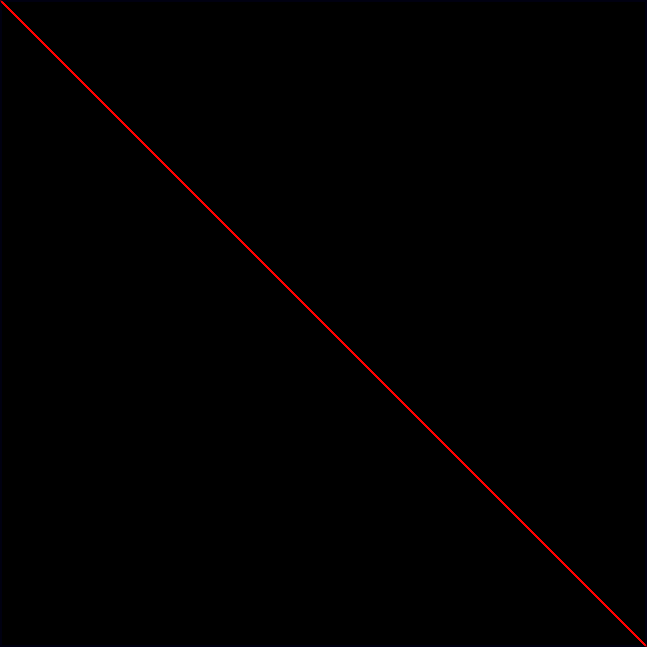
#> input picture CompGenInstructions/step01.png, 647 x 647 px
$ python overlayInstruction.py
#> lines starting #> are read from the running program, lines starting #| are printed output that depends on the picture; after the words box and inside, x2 and y2 are one past the last pixel; in counts of white or black regions, pixels touching at a corner belong together
### InstructionPaper.py
import cv2
import os
import re
import numpy as np


class Instruction(object):
    def __init__(self, stepDir):
        '''Initialize with a path to the directory containg the images
        named step%d.(png|jpg).
        Each image has edges drawn in black (#000000), with the new
        fold in red (#ff0000)

        Fields:
        currentStep: The current step in the instructions, an Int
        steps: A list of images as described above.
        '''

        self.currentStep = 0

        self.running = True
        files = sorted(os.listdir(stepDir))
        stepRegxp = re.compile('step[0-9]+\.png')
        stepFiles = list(filter(None, [stepRegxp.match(img) for img in files]))
        stepFiles = [match.group() for match in stepFiles]
        self.steps = [self.alphaToWhite(cv2.imread(stepDir + '/' + filepath, -1))
                      for filepath in stepFiles]

    def nextStep(self):
        '''Proceed to next step unless all steps are exhausted'''
        if self.currentStep < len(self.steps) - 1:
            self.currentStep += 1
        else:
            self.running = False

    def prevStep(self):
        '''Proceed to next step unless all steps are exhausted'''
        self.currentStep -= 1 if self.currentStep > 0 else 0

    def alphaToWhite(self, instruction):
        alpha = instruction[:, :, -1]
        mask = np.int8((alpha == 0) * 255)
        color = instruction[:, :, :-1]
        whiteBack = cv2.bitwise_not(color, np.array(color), mask=mask)

        # Color representation of instruction
        return whiteBack

### overlayInstruction.py
#!/usr/bin/env python
# @author: Kawin Nikomborirak
# @date: 2018-04-22

import numpy as np
import cv2
from InstructionPaper import Instruction


def overlayInstruction(real, instruction):
    '''Overlay the instructions onto real camera input'''
    gray = cv2.cvtColor(instruction, cv2.COLOR_BGR2GRAY)
    outline = np.uint8(gray > 8) * 255
    verts = cv2.goodFeaturesToTrack(outline, 100, 0.5, 10)[:, 0]
    area = computeArea(verts)
    realGray = cv2.cvtColor(real, cv2.COLOR_BGR2GRAY)
    th = cv2.threshold(realGray, 128, 255, cv2.THRESH_BINARY)[1]
    realVerts = cv2.goodFeaturesToTrack(th, 100, .4, 10)[:, -1]
    realArea = computeArea(realVerts)
    scale = np.sqrt(realArea / area)
    resized = resizeInstruction(instruction, scale)

    # Get centroid to find point to overlay
    realCentroid = realVerts.mean(0)
    centroid = verts.mean(0) * scale
    shift = np.int0(realCentroid - centroid)
    shiftNonNegative = shift.copy()
    shiftNonNegative[shiftNonNegative < 0] = 0

    # resize image and pad/trim to match real image
    topPad = shift[1]
    bottomPad = real.shape[0] - resized.shape[0] - topPad
    leftPad = shift[0]
    rightPad = real.shape[1] - resized.shape[1] - leftPad
    padding = np.reshape(
        [topPad, bottomPad, leftPad, rightPad, 0, 0], (-1, 2))
    nonNegPadding = padding.copy()
    nonNegPadding[nonNegPadding < 0] = 0
    padded = np.pad(resized, nonNegPadding,
                    'constant', constant_values=255)
    trim = padding.copy()[:-1]
    trim[trim > 0] = 0
    trim[:, 0] = -trim[:, 0]
    bottomTrim = trim[0, 1]

    # if the trim on the side is zero, do not cut from the beginning
    rightTrim = trim[1, 1]
    bottomTrim = bottomTrim if bottomTrim < 0 \
        else padded.shape[0]
    rightTrim = rightTrim if rightTrim < 0 \
        else padded.shape[1]
    trimmed = padded[trim[0, 0]:bottomTrim, trim[1, 0]:rightTrim]

    # add instruction on top of real
    gray = cv2.cvtColor(trimmed, cv2.COLOR_BGR2GRAY)
    mask = cv2.threshold(gray, 128, 255, cv2.THRESH_BINARY)[1]
    invMask = np.bitwise_not(mask)
    fg = cv2.bitwise_and(trimmed, trimmed, mask=invMask)
    bg = cv2.bitwise_and(real, real, mask=mask)
    return cv2.add(bg, fg)


def sortVerts(verts):
    centroid = verts.mean(0)
    d = verts - centroid
    an = (np.arctan2(d[:, 0], d[:, 1]) + 2 * np.pi) % (2 * np.pi)
    cornersWithAn = np.hstack((verts, an.reshape(-1, 1))).tolist()
    cornersWithAn.sort(key=lambda p: p[-1])
    return np.array(cornersWithAn)[:, :-1]


def computeArea(verts):
    verts = sortVerts(verts)
    rolled = np.roll(verts, -1, 0)
    shoelace = verts[:, 0] * rolled[:, 1]\
        - verts[:, 1] * rolled[:, 0]
    return np.abs(shoelace.sum()) / 2


def resizeInstruction(instruction, scale):
    dim = np.int0(scale * np.float64(instruction.shape))[:-1]
    return cv2.resize(instruction, (dim[1], dim[0]))


def overlayVideo(cap, directory):
    x = Instruction(directory)
#> in alphaToWhite, `mask = np.int8((alpha == 0) * 255)`:
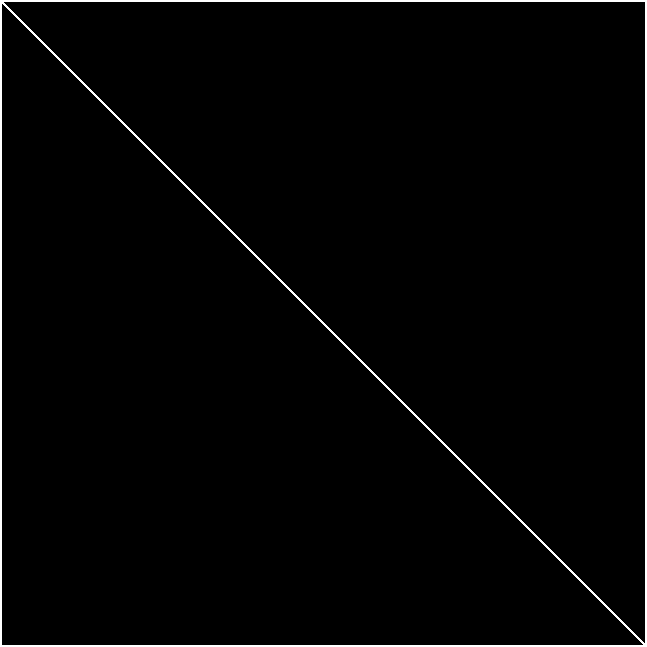
#> mask: shape (647, 647) int8; values -1 (black) and 0 (white), 1.7% white; 1 white region, box (x1, y1, x2, y2) and area: (0, 0, 647, 647) 7087
#> in alphaToWhite, `whiteBack = cv2.bitwise_not(color, np.array(color), mask=mask)`:
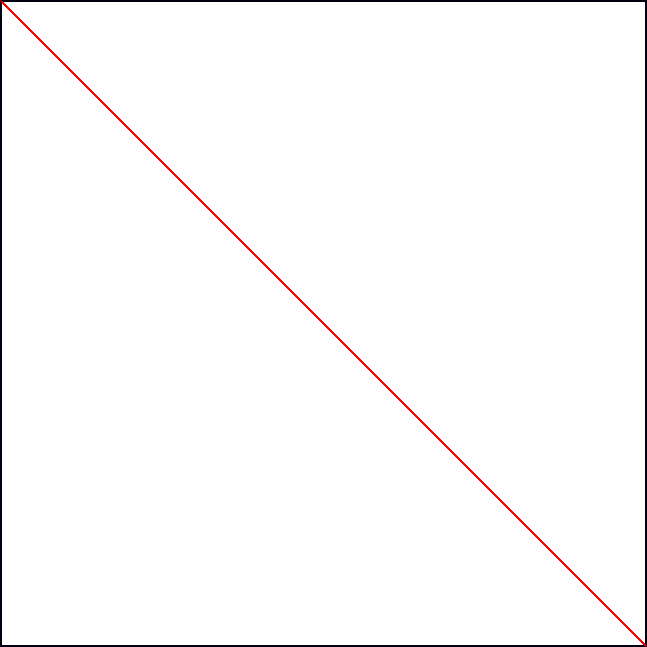
#> whiteBack: shape (647, 647, 3); mean B, G, R 250.9, 250.7, 251.9
#> in __init__, `self.steps = [self.alphaToWhite(cv2.imread(stepDir + '/' + filepath, -..`: self.steps = 1 item
    while x.running:
        ret, frame = cap.read()
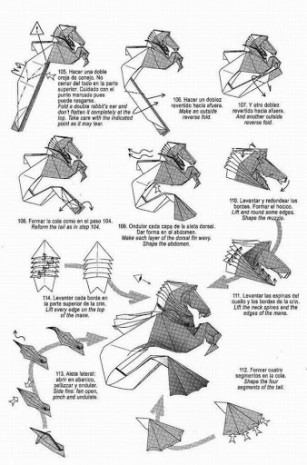
#> input picture PaperPics/Complicated.jpg, 307 x 465 px, given in place of the camera
#> frame is the input picture: shape (465, 307, 3); min 10, max 255, mean 224.2
        instruction = x.steps[x.currentStep]
        cv2.imshow("test", overlayInstruction(frame, instruction))
#> in overlayInstruction, `outline = np.uint8(gray > 8) * 255`:
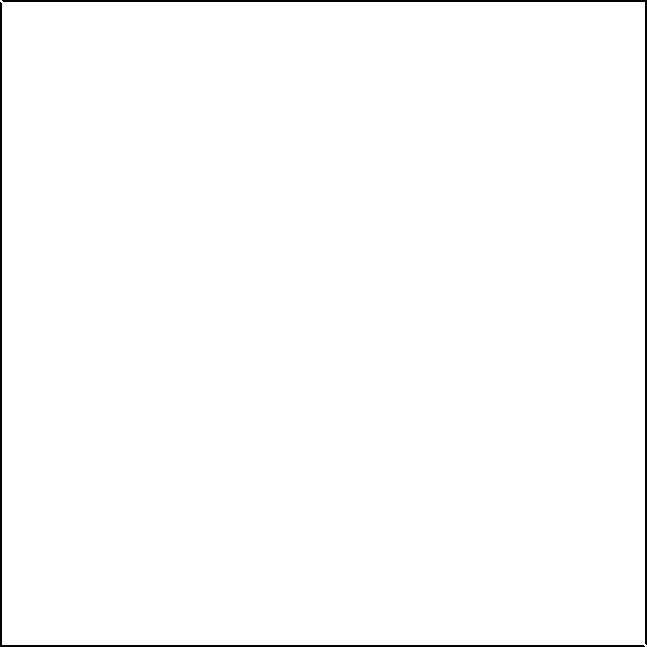
#> outline: shape (647, 647); 98.8% white; 2 black regions, box (x1, y1, x2, y2) and area: (2, 0, 647, 645) 2574, (0, 2, 645, 647) 2574
#> in overlayInstruction, `verts = cv2.goodFeaturesToTrack(outline, 100, 0.5, 10)[:, 0]`: verts = [[2, 644], [644, 2], [645, 645], [3, 3]]
#> in sortVerts, `centroid = verts.mean(0)`: centroid = [323.5, 323.5]
#> in sortVerts, `d = verts - centroid`: d = [[-321.5, 320.5], [320.5, -321.5], [321.5, 321.5], [-320.5, -320.5]]
#> in sortVerts, `an = (np.arctan2(d[:, 0], d[:, 1]) + 2 * np.pi) % (2 * np.pi)`: an = [5.5, 2.36, 0.785, 3.93]
#> in sortVerts, `cornersWithAn = np.hstack((verts, an.reshape(-1, 1))).tolist()`: cornersWithAn = [[2, 644, 5.5], [644, 2, 2.36], [645, 645, 0.785], [3, 3, 3.93]]
#> in computeArea, `verts = sortVerts(verts)`: verts = [[645, 645], [644, 2], [3, 3], [2, 644]]
#> in computeArea, `rolled = np.roll(verts, -1, 0)`: rolled = [[644, 2], [3, 3], [2, 644], [645, 645]]
#> in computeArea, `shoelace = verts[:, 0] * rolled[:, 1]\ - verts[:, 1] * rolled[:, 0]`: shoelace = [-414090, 1926, 1926, -414090]
#> in overlayInstruction, `area = computeArea(verts)`: area = 412164
#> in overlayInstruction, `th = cv2.threshold(realGray, 128, 255, cv2.THRESH_BINARY)[1]`:
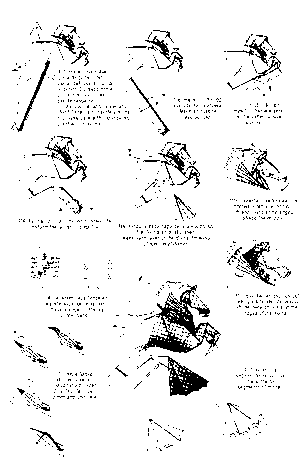
#> th: shape (465, 307); 93.7% white; black in thin lines or dots, all inside (x1, y1, x2, y2) = (10, 22, 299, 457)
#> in overlayInstruction, `realVerts = cv2.goodFeaturesToTrack(th, 100, .4, 10)[:, -1]`: realVerts = 100 pairs, first value 15 to 285, second value 27 to 443
#> in overlayInstruction, `realArea = computeArea(realVerts)`: realArea = 51890.5
#> in overlayInstruction, `scale = np.sqrt(realArea / area)`: scale = 0.355
#> in resizeInstruction, `dim = np.int0(scale * np.float64(instruction.shape))[:-1]`: dim = [229, 229]
#> in resizeInstruction, `return cv2.resize(instruction, (dim[1], dim[0]))`:
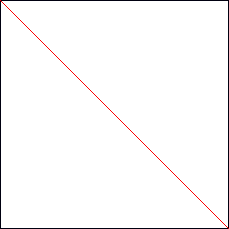
#> returned value: shape (229, 229, 3); mean of channels 0, 1, 2 249.7, 249.5, 250.6; drawn as B, G, R
#> in overlayInstruction, `realCentroid = realVerts.mean(0)`: realCentroid = [158.4, 228.6]
#> in overlayInstruction, `centroid = verts.mean(0) * scale`: centroid = [114.8, 114.8]
#> in overlayInstruction, `shift = np.int0(realCentroid - centroid)`: shift = [43, 113]
#> in overlayInstruction, `topPad = shift[1]`: topPad = 113
#> in overlayInstruction, `bottomPad = real.shape[0] - resized.shape[0] - topPad`: bottomPad = 123
#> in overlayInstruction, `leftPad = shift[0]`: leftPad = 43
#> in overlayInstruction, `rightPad = real.shape[1] - resized.shape[1] - leftPad`: rightPad = 35
#> in overlayInstruction, `padding = np.reshape( [topPad, bottomPad, leftPad, rightPad, 0, 0], (-..`: padding = [[113, 123], [43, 35], [0, 0]]
#> in overlayInstruction, `trim = padding.copy()[:-1]`: trim = [[113, 123], [43, 35]]
#> in overlayInstruction, `bottomTrim = trim[0, 1]`: bottomTrim = 0
#> in overlayInstruction, `bottomTrim = bottomTrim if bottomTrim < 0 \ else padded.shape[0]`: bottomTrim = 465
#> in overlayInstruction, `rightTrim = rightTrim if rightTrim < 0 \ else padded.shape[1]`: rightTrim = 307
#> in overlayInstruction, `mask = cv2.threshold(gray, 128, 255, cv2.THRESH_BINARY)[1]`:
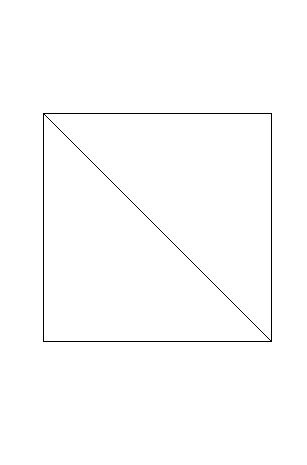
#> mask: shape (465, 307); 99.2% white; black in thin lines or dots, all inside (x1, y1, x2, y2) = (43, 113, 272, 342)
        if cv2.waitKey(1) == ord(' '):
#> (key Esc is pressed here)
            x.nextStep()

    cap.release()
    cv2.destroyAllWindows()


def run(directory):
    cap = cv2.VideoCapture(0)
    overlayVideo(cap, directory)


if __name__ == '__main__':
    cap = cv2.VideoCapture(0)
    overlayVideo(cap, "CompGenInstructions")
